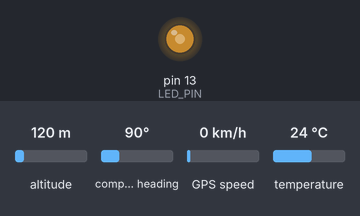
The sketch below on a simulated Arduino Mega 2560, built with avr-gcc and run on an emulated ATmega2560. On the bench: output pins drawn as LEDs (lit = HIGH). Wiring (inferred from the names in the program): HMC5883L compass at I2C address 0x1E. Dashed ring = blinking. The inputs (shaded band) are chosen by the test bench; at power-on: compass heading 90°, temperature 24 °C, altitude 120 m, GPS speed 0 km/h. The GPS gets a fix after 3 s at 37.7749, -122.4194 with 8 satellites; what the sketch prints to the serial monitor is not drawn.

Above: at 1.32 s.
1.8 s: compass heading set to 7°
At 3.69 s:
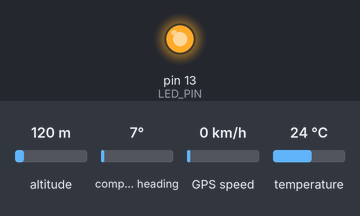
5.3 s: temperature set to 12 °C
At 6.58 s:
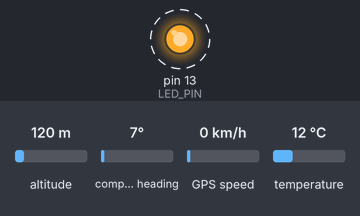
Timing chart, 0 to 14.8 s (numbered marks = the images above; inputs shaded):
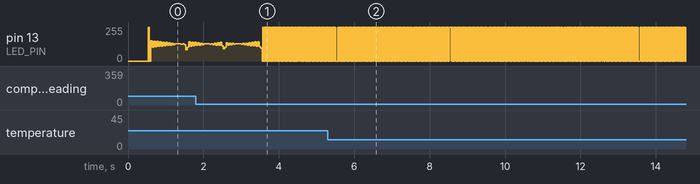

The sketch:

Barbaros.ino
```cpp
#include <TinyGPSPlus.h>
#include "I2Cdev.h"
#include "MPU6050_6Axis_MotionApps20.h"

#if I2CDEV_IMPLEMENTATION == I2CDEV_ARDUINO_WIRE
    #include "Wire.h"
#endif

#define LED_PIN 13
bool blinkState = false;

// packet structure
uint8_t Packet[49] = { '$', 0x03, 0,0, 0,0, 0,0, 0,0, 0,0, 0,0, 0,0, 0,0, 0,0, 0,0, 0,0, 0,0, 0,0, 0,0, 0,0, 0,0, 0,0, 0,0, 0,0, 0,0, 0,0, 0, 0x00, 0x00, '\r', '\n' };


// ================================================================
// ===                      INITIAL SETUP                       ===
// ================================================================

void setup() {
    // join I2C bus (I2Cdev library doesn't do this automatically)
    #if I2CDEV_IMPLEMENTATION == I2CDEV_ARDUINO_WIRE
        Wire.begin();
        Wire.setClock(400000); // 400kHz I2C clock. Comment this line if having compilation difficulties
    #elif I2CDEV_IMPLEMENTATION == I2CDEV_BUILTIN_FASTWIRE
        Fastwire::setup(400, true);
    #endif

    // initialize serial communication
    Serial.begin(115200);

    // initialize devices
    initializegps();
    mpuInitialize();
    initiliazehmc();

    // configure LED for output
    pinMode(LED_PIN, OUTPUT);
}


// ================================================================
// ===                    MAIN PROGRAM LOOP                     ===
// ================================================================

void loop() {

    hmcread();
    readgps();
    readmpu();
    Serial.write(Packet, 49);
    Packet[46]++; // packetCount, loops at 0xFF on purpose
}
```

gps.ino
```cpp
static const uint32_t GPSBaud = 9600;
TinyGPSPlus gps;
#define gp Serial2

//GPS data
int denemem;
double gpslongitude=41.123456;
double gpslatitude=21.564356;
double mylongtitude=0;
double mylatitude=0;

union cvt {
double fval;
byte gpsbyte[4];
} gpsfloat;

union cvt2 {
byte gpsbyte2[4];
double fval2;
} gpsfloat2;

void initializegps(){
  gp.begin(GPSBaud);
}
void readgps(){
     while (gp.available())
      gps.encode(gp.read());

 if(gps.location.isValid())
{
    gpslongitude = gps.location.lng();
    Serial.println(gps.location.lng(),8);
    Serial.println(gpslongitude,8);
    gpslatitude = gps.location.lat();
}
    gpsfloat.fval = gpslongitude ;
    Packet[30]=gpsfloat.gpsbyte[0] ;
    Packet[31]=gpsfloat.gpsbyte[1] ;
    Packet[32]=gpsfloat.gpsbyte[2] ;
    Packet[33]=gpsfloat.gpsbyte[3] ;
    Packet[34]=gpsfloat.gpsbyte[4] ;
    Packet[35]=gpsfloat.gpsbyte[5] ;
    Packet[36]=gpsfloat.gpsbyte[6] ;
    Packet[37]=gpsfloat.gpsbyte[7] ;

    gpsfloat2.gpsbyte2[0] =  Packet[30];
    gpsfloat2.gpsbyte2[1] =  Packet[31];
    gpsfloat2.gpsbyte2[2] =  Packet[32];
    gpsfloat2.gpsbyte2[3] =  Packet[33];
    gpsfloat2.gpsbyte2[4] =  Packet[34];
    gpsfloat2.gpsbyte2[5] =  Packet[35];
    gpsfloat2.gpsbyte2[6] =  Packet[36];
    gpsfloat2.gpsbyte2[7] =  Packet[37];
    mylongtitude = gpsfloat2.fval2;
    Serial.println(mylongtitude,8);

    gpsfloat.fval = gpslatitude ;
    Packet[38]=gpsfloat.gpsbyte[0] ;
    Packet[39]=gpsfloat.gpsbyte[1] ;
    Packet[40]=gpsfloat.gpsbyte[2] ;
    Packet[41]=gpsfloat.gpsbyte[3] ;
    Packet[42]=gpsfloat.gpsbyte[4] ;
    Packet[43]=gpsfloat.gpsbyte[5] ;
    Packet[44]=gpsfloat.gpsbyte[6] ;
    Packet[45]=gpsfloat.gpsbyte[7] ;


//    gpsfloat2.gpsbyte2[0] =  Packet[38];
//    gpsfloat2.gpsbyte2[1] =  Packet[39];
//    gpsfloat2.gpsbyte2[2] =  Packet[40];
//    gpsfloat2.gpsbyte2[3] =  Packet[41];
//    gpsfloat2.gpsbyte2[4] =  Packet[42];
//    gpsfloat2.gpsbyte2[5] =  Packet[43];
//    gpsfloat2.gpsbyte2[6] =  Packet[44];
//    gpsfloat2.gpsbyte2[7] =  Packet[45];
//    mylongtitude = gpsfloat2.fval2;
//    Serial.println(mylongtitude,8);
}
```

hmc5883l.ino
```cpp
int x,y,z; //triple axis data
#define Magnetometer 0x1E //I2C 7bit address of HMC5883

void initiliazehmc(){
  Wire.beginTransmission(Magnetometer);
  Wire.write(0x02); // Select mode register
  Wire.write(0x00); // Continuous measurement mode
  Wire.endTransmission();
}
void hmcread(){

  //Tell the HMC5883 where to begin reading data
  Wire.beginTransmission(Magnetometer);
  Wire.write(0x03); //select register 3, X MSB register
  Wire.endTransmission();


 //Read data from each axis, 2 registers per axis
  Wire.requestFrom(Magnetometer, 6);
  if(6<=Wire.available()){
    Packet[24] = Wire.read();
    Packet[25] = Wire.read();
    Packet[26] = Wire.read();
    Packet[27] = Wire.read();
    Packet[28] = Wire.read();
    Packet[29] = Wire.read();
    x = Packet[24]<<8; //X msb
    x |= Packet[25]; //X lsb
    y = Packet[26]<<8; //Z msb
    y |= Packet[27]; //Z lsb
    z = Packet[28]<<8; //Y msb
    z |= Packet[29]; //Y lsb
  }

  //Print out values of each axis
//  Serial.print("x: ");
//  Serial.print(x);
//  Serial.print("  y: ");
//  Serial.print(y);
//  Serial.print("  z: ");
//  Serial.println(z);
}
```

mpu6050.ino
```cpp
MPU6050 mpu;

// MPU control/status vars
bool dmpReady = false;  // set true if DMP init was successful
uint8_t mpuIntStatus;   // holds actual interrupt status byte from MPU
uint8_t devStatus;      // return status after each device operation (0 = success, !0 = error)
uint16_t packetSize;    // expected DMP packet size (default is 42 bytes)
uint16_t fifoCount;     // count of all bytes currently in FIFO
uint8_t fifoBuffer[64]; // FIFO storage buffer

// orientation/motion vars
Quaternion q;           // [w, x, y, z]         quaternion container
VectorInt16 aa;         // [x, y, z]            accel sensor measurements
VectorInt16 aaReal;     // [x, y, z]            gravity-free accel sensor measurements
VectorInt16 aaWorld;    // [x, y, z]            world-frame accel sensor measurements
VectorFloat gravity;    // [x, y, z]            gravity vector
float euler[3];         // [psi, theta, phi]    Euler angle container
float ypr[3];           // [yaw, pitch, roll]   yaw/pitch/roll container and gravity vector


void mpuInitialize()
{
   Serial.println(F("Initializing I2C devices..."));
    mpu.initialize();

    // verify connection
    Serial.println(F("Testing device connections..."));
    Serial.println(mpu.testConnection() ? F("MPU6050 connection successful") : F("MPU6050 connection failed"));

    // load and configure the DMP
    Serial.println(F("Initializing DMP..."));
    devStatus = mpu.dmpInitialize();

    // supply your own gyro offsets here, scaled for min sensitivity
    mpu.setXAccelOffset(-1169);
    mpu.setYAccelOffset(744);
    mpu.setZAccelOffset(1620);
    mpu.setXGyroOffset(48);
    mpu.setYGyroOffset(47);
    mpu.setZGyroOffset(-8);

    // make sure it worked (returns 0 if so)
    if (devStatus == 0) {
        // turn on the DMP, now that it's ready
        Serial.println(F("Enabling DMP..."));
        mpu.setDMPEnabled(true);

        // set our DMP Ready flag so the main loop() function knows it's okay to use it
        Serial.println(F("DMP ready! Waiting for first interrupt..."));
        dmpReady = true;

        // get expected DMP packet size for later comparison
        packetSize = mpu.dmpGetFIFOPacketSize();
    } else {
        // ERROR!
        // 1 = initial memory load failed
        // 2 = DMP configuration updates failed
        // (if it's going to break, usually the code will be 1)
        Serial.print(F("DMP Initialization failed (code "));
        Serial.print(devStatus);
        Serial.println(F(")"));
    }
}

void readmpu()
{
      // get current FIFO count
    fifoCount = mpu.getFIFOCount();
    while (fifoCount < packetSize) {
      fifoCount = mpu.getFIFOCount();
    }
  mpuIntStatus = mpu.getIntStatus();

    // get current FIFO count
    fifoCount = mpu.getFIFOCount();

    // check for overflow (this should never happen unless our code is too inefficient)
    if ((mpuIntStatus & 0x10) || fifoCount == 1024) {
        // reset so we can continue cleanly
        mpu.resetFIFO();
        Serial.println(F("FIFO overflow!"));

    // otherwise, check for DMP data ready interrupt (this should happen frequently)
    } else if (mpuIntStatus & 0x02) {
        // wait for correct available data length, should be a VERY short wait
        while (fifoCount < packetSize) fifoCount = mpu.getFIFOCount();

        // read a packet from FIFO
        mpu.getFIFOBytes(fifoBuffer, packetSize);

        fifoCount -= packetSize;

        // display quaternion values in InvenSense mpu demo format:
        Packet[2] = fifoBuffer[0];
        Packet[3] = fifoBuffer[1];
        Packet[4] = fifoBuffer[4];
        Packet[5] = fifoBuffer[5];
        Packet[6] = fifoBuffer[8];
        Packet[7] = fifoBuffer[9];
        Packet[8] = fifoBuffer[12];
        Packet[9] = fifoBuffer[13];
        // gyro values
        Packet[10] = fifoBuffer[16];
        Packet[11] = fifoBuffer[17];
        Packet[12] = fifoBuffer[20];
        Packet[13] = fifoBuffer[21];
        Packet[14] = fifoBuffer[24];
        Packet[15] = fifoBuffer[25];

        // accelerometer values
        Packet[16] = fifoBuffer[28];
        Packet[17] = fifoBuffer[29];
        Packet[18] = fifoBuffer[32];
        Packet[19] = fifoBuffer[33];
        Packet[20] = fifoBuffer[36];
        Packet[21] = fifoBuffer[37];
        //temperature
        int16_t temperature = mpu.getTemperature();
        Packet[22] = temperature >> 8;
        Packet[23] = temperature & 0xFF;


        // blink LED to indicate activity
        blinkState = !blinkState;
        digitalWrite(LED_PIN, blinkState);
    }
}
```

Measured:
- by itself, pin 13 (LED_PIN): alternates 255/255 for 0.01 s and 0/255 for 0.01 s
